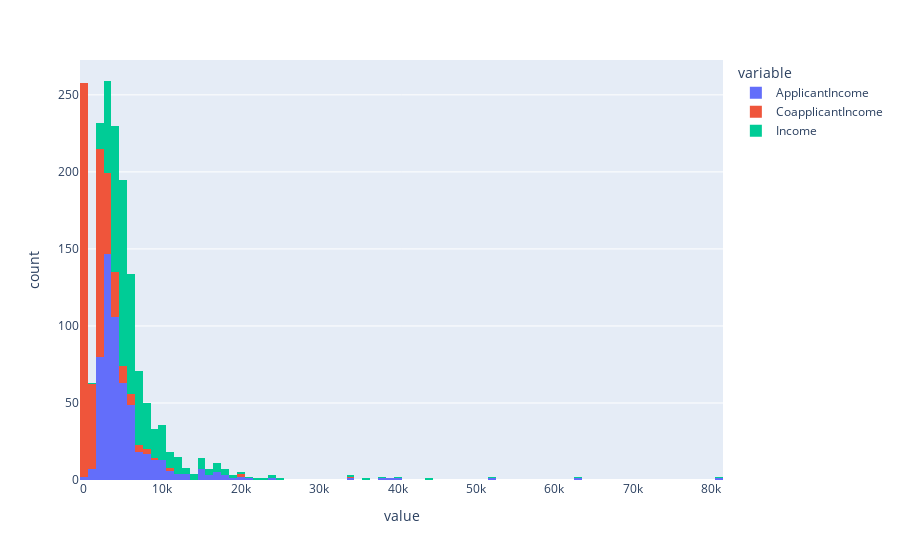

The cell this chart's notebook holds for it:
### Code cell
fig = px.histogram(df, x=["ApplicantIncome","CoapplicantIncome", "Income"])
fig.show()

### Figure 1 — Plotly figure (JSON) as saved in the notebook; plotly's stock layout.template omitted (floating-point values rounded to 4 significant figures; data arrays with more than 128 entries replaced by an {"elided": "..."} marker saying what was removed)
{"data": [{"alignmentgroup": "True", "bingroup": "x", "hovertemplate": "variable=ApplicantIncome<br>value=%{x}<br>count=%{y}<extra></extra>", "legendgroup": "ApplicantIncome", "marker": {"color": "#636efa", "pattern": {"shape": ""}}, "name": "ApplicantIncome", "offsetgroup": "ApplicantIncome", "orientation": "v", "showlegend": true, "type": "histogram", "x": {"elided": "559 int values"}, "xaxis": "x", "yaxis": "y"}, {"alignmentgroup": "True", "bingroup": "x", "hovertemplate": "variable=CoapplicantIncome<br>value=%{x}<br>count=%{y}<extra></extra>", "legendgroup": "CoapplicantIncome", "marker": {"color": "#EF553B", "pattern": {"shape": ""}}, "name": "CoapplicantIncome", "offsetgroup": "CoapplicantIncome", "orientation": "v", "showlegend": true, "type": "histogram", "x": {"elided": "559 float values"}, "xaxis": "x", "yaxis": "y"}, {"alignmentgroup": "True", "bingroup": "x", "hovertemplate": "variable=Income<br>value=%{x}<br>count=%{y}<extra></extra>", "legendgroup": "Income", "marker": {"color": "#00cc96", "pattern": {"shape": ""}}, "name": "Income", "offsetgroup": "Income", "orientation": "v", "showlegend": true, "type": "histogram", "x": {"elided": "559 float values"}, "xaxis": "x", "yaxis": "y"}], "layout": {"autosize": true, "barmode": "relative", "legend": {"title": {"text": "variable"}, "tracegroupgap": 0}, "margin": {"t": 60}, "xaxis": {"anchor": "y", "autorange": true, "domain": [0, 1], "range": [-500, 81500], "title": {"text": "value"}, "type": "linear"}, "yaxis": {"anchor": "x", "autorange": true, "domain": [0, 1], "range": [0, 272.6], "title": {"text": "count"}}}}
